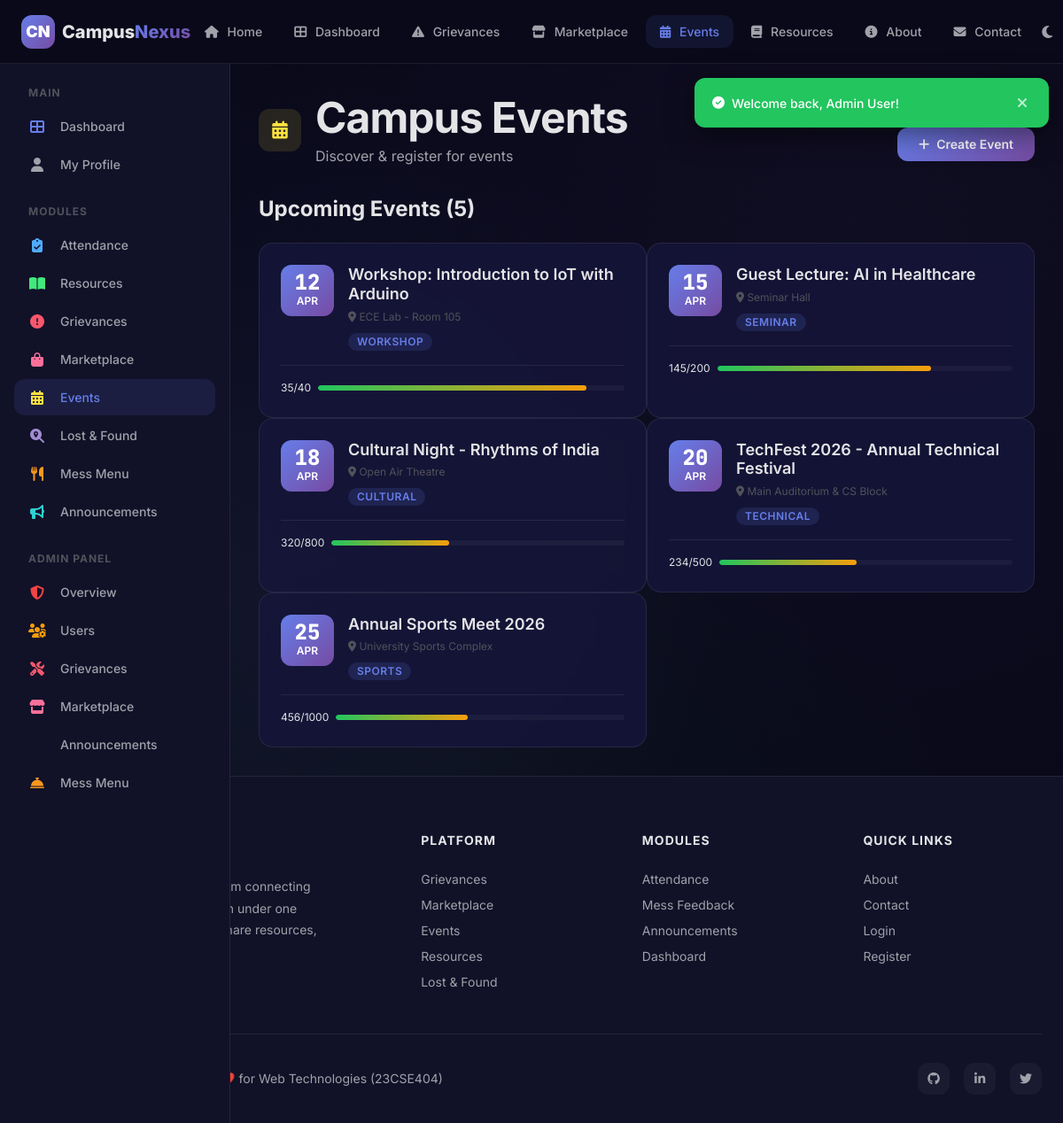
/modules/events.php (signed in), run on the app's committed database.
### tables this page shows
CREATE TABLE events (
    id INT AUTO_INCREMENT PRIMARY KEY,
    created_by INT NOT NULL,
    title VARCHAR(200) NOT NULL,
    description TEXT NOT NULL,
    category ENUM('technical', 'cultural', 'sports', 'workshop', 'seminar') NOT NULL,
    venue VARCHAR(200) NOT NULL,
    event_date DATETIME NOT NULL,
    capacity INT NOT NULL DEFAULT 100,
    registered_count INT NOT NULL DEFAULT 0,
    image_path VARCHAR(255) DEFAULT NULL,
    created_at DATETIME NOT NULL DEFAULT CURRENT_TIMESTAMP,
    FOREIGN KEY (created_by) REFERENCES users(id) ON DELETE CASCADE,
    INDEX idx_date (event_date),
    INDEX idx_category (category)
);

### includes/auth.php (called while the page is built, shortened)
<?php
function getCurrentUserRole() {
    return $_SESSION['user_role'] ?? null;
}
function isAdmin() {
    return getCurrentUserRole() === 'admin';
}
function isFaculty() {
    return getCurrentUserRole() === 'faculty';
}
function isFacultyOrAdmin() {
    return isFaculty() || isAdmin();
}
?>

### modules/events.php (the view, shortened to what this page needs)
<?php
require_once __DIR__ . '/../includes/header.php';
$db = getDB();
$events = $db->query("SELECT e.*, u.name as creator_name FROM events e JOIN users u ON e.created_by=u.id ORDER BY e.event_date ASC")->fetchAll();
$upcoming = array_filter($events, fn($e) => strtotime($e['event_date']) >= time());
?>
<?php require_once __DIR__ . '/../includes/sidebar.php'; ?>
<div class="page-content with-sidebar">
    <div class="page-header-actions">
        <div>
            <div class="module-page-header">
                <div class="module-icon" style="background:rgba(254,225,64,0.12);color:var(--clr-events);"><i class="fas fa-calendar-alt"></i></div>
                <div><h1>Campus Events</h1><p>Discover & register for events</p></div>
            </div>
        </div>
        <?php if (isFacultyOrAdmin()): ?>
        <a href="event_new.php" class="btn btn-primary"><i class="fas fa-plus"></i> Create Event</a>
        <?php endif; ?>
    </div>
    <h3 style="margin-bottom:var(--space-lg);">Upcoming Events (<?= count($upcoming) ?>)</h3>
    <?php if (empty($upcoming)): ?>
    <div class="empty-state"><i class="fas fa-calendar-times"></i><h3>No upcoming events</h3></div>
    <?php else: ?>
    <div class="grid-auto">
        <?php foreach ($upcoming as $e): ?>
        <a href="event_detail.php?id=<?= $e['id'] ?>" class="card card-clickable" style="text-decoration:none;color:inherit;">
            <div style="display:flex;gap:var(--space-md);align-items:flex-start;">
                <div class="event-date-badge">
                    <div class="day"><?= date('d', strtotime($e['event_date'])) ?></div>
                    <div class="month"><?= date('M', strtotime($e['event_date'])) ?></div>
                </div>
                <div>
                    <h4 class="card-title"><?= htmlspecialchars($e['title']) ?></h4>
                    <p style="font-size:var(--text-xs);color:var(--text-muted);margin:4px 0;"><i class="fas fa-map-marker-alt"></i> <?= htmlspecialchars($e['venue']) ?></p>
                    <span class="badge badge-primary"><?= ucfirst($e['category']) ?></span>
                </div>
            </div>
            <div class="card-footer" style="margin-top:var(--space-md);">
                <div class="event-capacity" style="flex:1;">
                    <span style="font-size:var(--text-xs);"><?= $e['registered_count'] ?>/<?= $e['capacity'] ?></span>
                    <div class="event-capacity-bar"><div class="event-capacity-fill" style="width:<?= min(100, ($e['registered_count']/$e['capacity'])*100) ?>%;"></div></div>
                </div>
            </div>
        </a>
        <?php endforeach; ?>
    </div>
    <?php endif; ?>
</div>
<?php require_once __DIR__ . '/../includes/footer.php'; ?>

### css/style.css (style rules this page uses)
:root { --primary: #667EEA; --primary-dark: #5A67D8; --primary-light: #7C8CF0; --primary-start: #667EEA; --primary-end: #764BA2; --clr-attendance: #4FACFE; --clr-resources: #43E97B; --clr-grievances: #F5576C; --clr-marketplace: #FA709A; --clr-events: #FEE140; --clr-lost-found: #A18CD1; --clr-mess: #F7971E; --clr-announcements: #30CFD0; --bg-primary: #0A0A1A; --bg-secondary: #111128; --bg-tertiary: #16163a; --bg-card: rgba(22, 22, 58, 0.85); --bg-card-solid: #16163a; --bg-glass: rgba(255, 255, 255, 0.04); --bg-glass-hover: rgba(255, 255, 255, 0.08); --bg-input: rgba(255, 255, 255, 0.06); --bg-input-focus: rgba(255, 255, 255, 0.1); --border-glass: rgba(255, 255, 255, 0.08); --border-glass-hover: rgba(255, 255, 255, 0.15); --border-input: rgba(255, 255, 255, 0.12); --border-input-focus: var(--primary); --text-primary: #E4E4E7; --text-secondary: #A1A1AA; --text-muted: #52525B; --text-inverse: #0A0A1A; --success: #22C55E; --success-bg: rgba(34, 197, 94, 0.12); --warning: #F59E0B; --warning-bg: rgba(245, 158, 11, 0.12); --danger: #EF4444; --danger-bg: rgba(239, 68, 68, 0.12); --info: #3B82F6; --info-bg: rgba(59, 130, 246, 0.12); --space-2xs: 2px; --space-xs: 4px; --space-sm: 8px; --space-md: 16px; --space-lg: 24px; --space-xl: 32px; --space-2xl: 48px; --space-3xl: 64px; --space-4xl: 96px; --radius-xs: 4px; --radius-sm: 8px; --radius-md: 12px; --radius-lg: 16px; --radius-xl: 24px; --radius-full: 9999px; --shadow-sm: 0 2px 8px rgba(0, 0, 0, 0.3); --shadow-md: 0 4px 16px rgba(0, 0, 0, 0.4); --shadow-lg: 0 8px 32px rgba(0, 0, 0, 0.5); --shadow-xl: 0 16px 48px rgba(0, 0, 0, 0.6); --shadow-glow: 0 0 20px rgba(102, 126, 234, 0.3); --shadow-glow-lg: 0 0 40px rgba(102, 126, 234, 0.4); --font-sans: 'Inter', -apple-system, BlinkMacSystemFont, 'Segoe UI', Roboto, sans-serif; --font-mono: 'JetBrains Mono', 'Fira Code', monospace; --text-xs: 0.75rem; --text-sm: 0.875rem; --text-base: 1rem; --text-lg: 1.125rem; --text-xl: 1.25rem; --text-2xl: 1.5rem; --text-3xl: 1.875rem; --text-4xl: 2.25rem; --text-5xl: 3rem; --text-6xl: 3.75rem; --leading-tight: 1.2; --leading-normal: 1.5; --leading-relaxed: 1.75; --transition-fast: 0.15s ease; --transition-base: 0.3s ease; --transition-slow: 0.5s ease; --transition-spring: 0.4s cubic-bezier(0.175, 0.885, 0.32, 1.275); --z-dropdown: 100; --z-sticky: 200; --z-fixed: 300; --z-overlay: 400; --z-modal: 500; --z-toast: 600; --navbar-height: 72px; --sidebar-width: 260px; --container-max: 1280px; --container-sm: 640px; --container-md: 768px; --container-lg: 1024px; }
*, *::before, *::after { margin: 0; padding: 0; box-sizing: border-box; }
html { scroll-behavior: smooth; font-size: 16px; -webkit-text-size-adjust: 100%; }
body { font-family: var(--font-sans); font-size: var(--text-base); line-height: var(--leading-normal); color: var(--text-primary); background-color: var(--bg-primary); min-height: 100vh; -webkit-font-smoothing: antialiased; -moz-osx-font-smoothing: grayscale; overflow-x: hidden; }
body::before { content: ''; position: fixed; top: 0; left: 0; width: 100%; height: 100%; background: radial-gradient(circle at 20% 50%, rgba(102, 126, 234, 0.08) 0%, transparent 50%), radial-gradient(circle at 80% 20%, rgba(118, 75, 162, 0.06) 0%, transparent 50%), radial-gradient(circle at 40% 80%, rgba(67, 233, 123, 0.04) 0%, transparent 50%); pointer-events: none; z-index: -1; }
a { color: var(--primary); text-decoration: none; transition: color var(--transition-fast); }
h1, h2, h3, h4, h5, h6 { font-weight: 700; line-height: var(--leading-tight); color: var(--text-primary); }
h1 { font-size: var(--text-5xl); letter-spacing: -0.02em; }
h3 { font-size: var(--text-2xl); }
h4 { font-size: var(--text-xl); }
p { color: var(--text-secondary); line-height: var(--leading-relaxed); }

### css/layout.css (style rules this page uses)
.page-content { flex: 1; padding: var(--space-xl); min-width: 0; padding-top: calc(var(--navbar-height) + var(--space-xl)); }
.page-content.with-sidebar { margin-left: var(--sidebar-width); }
.page-header-actions { display: flex; justify-content: space-between; align-items: center; flex-wrap: wrap; gap: var(--space-md); }

### data on the page
events: event_date "12", event_date "APR", title "Workshop: Introduction to IoT with Arduino", venue "ECE Lab - Room 105", category "WORKSHOP", registered_count "35", capacity "40"
events: event_date "15", event_date "APR", title "Guest Lecture: AI in Healthcare", venue "Seminar Hall", category "SEMINAR", registered_count "145", capacity "200"
events: event_date "18", event_date "APR", title "Cultural Night - Rhythms of India", venue "Open Air Theatre", category "CULTURAL", registered_count "320", capacity "800"
events: event_date "20", event_date "APR", title "TechFest 2026 - Annual Technical Festival", venue "Main Auditorium & CS Block", category "TECHNICAL", registered_count "234", capacity "500"
events: event_date "25", event_date "APR", title "Annual Sports Meet 2026", venue "University Sports Complex", category "SPORTS", registered_count "456", capacity "1000"

### other printed values
$message "Welcome back, Admin User!"
count($upcoming) "5"
